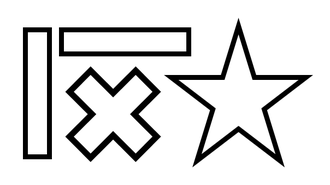
#> input picture assignment1/A1_Images/shapes.png, 330 x 185 px, shrunk from 604 x 338 before the run, given in place of lenna.png, which was not available
$ python A1_image_filtering.py
#> lines starting #> are read from the running program, lines starting #| are printed output that depends on the picture; pictures that were not available may be replaced by others from this repository, and a replacement may not be noted
import matplotlib.pyplot as plt
import numpy as np
import math
import cv2
import time


def cross_correlation_1d(img, kernel):  # 11,1 -> 1, 11
    img_h = img.shape[0]
    img_w = img.shape[1]
    if kernel.shape[0] != 1:  # 수평
        pad_size = kernel.shape[0] // 2
    else:  # 수직
        pad_size = kernel.shape[1] // 2
    img_size = len(img)

    # 패딩
    for i in range(pad_size):
        if kernel.shape[0] != 1:  # (11, 1)
            img = np.insert(img, img_h + i * 2, img[-1], axis=0)
            img = np.insert(img, 0, img[0], axis=0)
        else:  # (1, 11)
            img = np.insert(img, img_w + i * 2, img.T[-1], axis=1)
            img = np.insert(img, 0, img.T[0], axis=1)

    # filtering
    new_img = np.zeros((img_h, img_w), dtype=float)

    if kernel.shape[0] == 1:  # (1, 11)
        for i in range(0, img.shape[0]):
            for j in range(0 + pad_size, img.shape[1] - pad_size):
                new_img[i][j - pad_size] += sum(sum(kernel * img[i, j - pad_size:j + pad_size + 1]))
    else:  # # (11, 1)
        for i in range(0 + pad_size, img.shape[0] - pad_size):
            for j in range(0, img.shape[1]):
                new_img[i - pad_size][j] += sum(kernel * img[i - pad_size:i + pad_size + 1, j])

    return new_img


def cross_correlation_2d(img, kernel):
    # h, w = kernel.shape
    img_h = img.shape[0]
    img_w = img.shape[1]
    pad_size = kernel.shape[0] // 2

    # 패딩
    for i in range(pad_size):
        img = np.insert(img, img_h + i * 2, img[-1], axis=0)
        img = np.insert(img, 0, img[0], axis=0)
        img = np.insert(img, img_w + i * 2, img.T[-1], axis=1)
        img = np.insert(img, 0, img.T[0], axis=1)

    # filtering 계산
    new_img = np.zeros((img_h, img_w), dtype=float)

    for i in range(0 + pad_size, img.shape[0] - pad_size):
        for j in range(0 + pad_size, img.shape[1] - pad_size):
            # print(img[i - pad_size:i + pad_size + 1, j - pad_size:j + pad_size + 1])
            new_img[i - pad_size][j - pad_size] += sum(sum(kernel * img[i - pad_size:i + pad_size + 1,
                                                                    j - pad_size:j + pad_size + 1]))

    return new_img


def get_gaussian_filter_1d(size, sigma):
#> called with size = 5, sigma = 1
    kernel = np.zeros(size, dtype=float)
    avg = size // 2  # 2
    for i in range(0, avg + 1):
        val = (1 / (2 * math.pi * sigma * sigma)) * math.exp((-1 * (i - avg) ** 2) / (2 * sigma ** 2))
        kernel[i] += val
        if i != avg:
            kernel[size - i - 1] += val

    kernel = kernel / sum(kernel)
    return kernel

    # print(np.dot(kernel.reshape(-1, 1), kernel.reshape(1, -1))) -> 2d


def get_gaussian_filter_2d(size, sigma):
    kernel = get_gaussian_filter_1d(size, sigma)
    kernel_2d = np.dot(kernel.reshape(-1, 1), kernel.reshape(1, -1))
    return kernel_2d
    # return kernel_2d / sum(sum(kernel_2d))


if __name__ == "__main__":
    IMAGE_FILE_PATH = ['../lenna.png', '../shapes.png']  # 이미지 파일
    # [4 lines of commented-out code are left out]
    print(get_gaussian_filter_1d(5, 1))
    print(get_gaussian_filter_2d(5, 1))
    for image in IMAGE_FILE_PATH:
        rd_img = cv2.imread(image, cv2.IMREAD_GRAYSCALE)
#> rd_img is the input picture: shape (185, 330); min 0, max 255, mean 222.4
        ker = [5, 11, 17]
        sig = [1, 6, 11]
        images = []

        for i in ker:
            tmp = []
            for j in sig:
                kernel = get_gaussian_filter_1d(i, j)
                tmp_img = cross_correlation_1d(cross_correlation_1d(rd_img, kernel.reshape(1, -1)), kernel)
                text = str(i) + "x" + str(i) + " s=" + str(j)
                tmp_img = cv2.putText(tmp_img, text, (20, 40), cv2.FONT_HERSHEY_PLAIN, 2, (0, 0, 0), 2)
                tmp.append(tmp_img)
            images.append(np.hstack(tmp))
#> after the loop, images = 3 items


        conc_image = np.vstack(images)
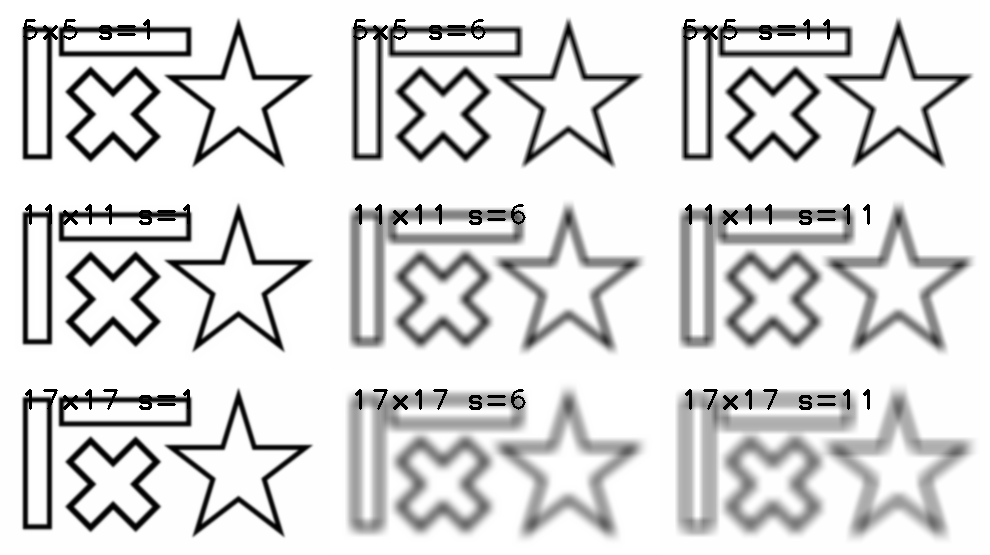
#> conc_image: shape (555, 990) float64; min 0, max 255, mean 220; drawn with min black and max white

        # 이미지 저장
        img_name = image.split("/")
        img_path = './result/part_1_gaussian_filtered_' + img_name[-1]
        cv2.imwrite(img_path, conc_image)

        cv2.namedWindow('image')
        cv2.imshow('image', cv2.imread(img_path, cv2.IMREAD_GRAYSCALE))
        cv2.waitKey(0)

        #1-2. d: 1d와 2d 비교
        #1D
        kernel = get_gaussian_filter_1d(11, 11)
#> kernel = [0.0854, 0.0886, 0.0912, 0.0931, 0.0943, 0.0947, 0.0943, 0.0931, 0.0912, 0.0886, 0.0854]
        before_cross_sum = sum(sum(rd_img))
#> before_cross_sum = 40166
        start = time.time()
        tmp_img_1d = cross_correlation_1d(cross_correlation_1d(rd_img, kernel.reshape(1, -1)), kernel)
#> after the loop in cross_correlation_1d (call 19), `for i in range(pad_size):`:
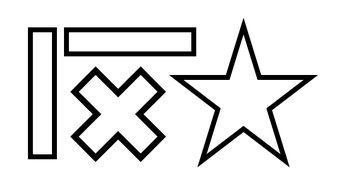
#> img: shape (185, 340); min 0, max 255, mean 223.3
#> in cross_correlation_1d (call 19), `new_img = np.zeros((img_h, img_w), dtype=float)`: new_img: shape (185, 330) float64; every value is 0
#> after the loop in cross_correlation_1d (call 19), `for i in range(0, img.shape[0]):`:
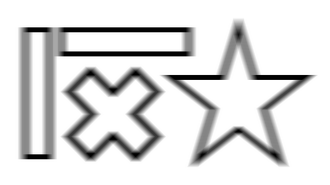
#> new_img: shape (185, 330) float64; min 0, max 255, mean 222.4
#> after the loop in cross_correlation_1d (call 20), `for i in range(pad_size):`:
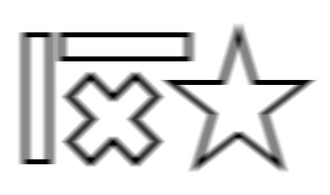
#> img: shape (195, 330) float64; min 0, max 255, mean 224
#> after the loop in cross_correlation_1d (call 20), `for i in range(0 + pad_size, img.shape[0] - pad_size):`:
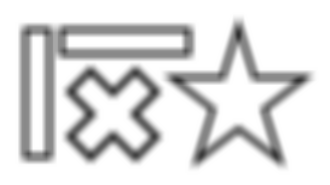
#> new_img: shape (185, 330) float64; min 47.71, max 255, mean 222.4
        print("1D computation time :", time.time() - start)

        #2D
        kernel = get_gaussian_filter_2d(11, 11)
        start = time.time()
        tmp_img_2d = cross_correlation_2d(rd_img, kernel)
#> after the loop in cross_correlation_2d, `for i in range(pad_size):`:
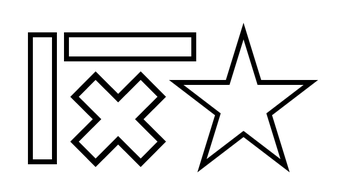
#> img: shape (195, 340); min 0, max 255, mean 224.9
        print("2D computation time :", time.time() - start)

        #sum of (absolute) intensity differences
        pixel_wise_dif = tmp_img_1d - tmp_img_2d
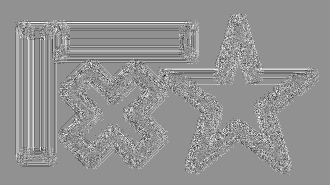
#> pixel_wise_dif: shape (185, 330) float64; min -1.14e-13, max 8.53e-14, mean 1.19e-15; drawn with min black and max white
        cv2.namedWindow('pixel_wise_dif image')
        cv2.imshow('pixel_wise_dif image', pixel_wise_dif)
        cv2.waitKey(0)

        print("pixel_wise_dif", np.sum(np.sum(np.abs(pixel_wise_dif))))
#| pixel_wise_dif 4.6284043264677166e-10


    # [8 lines of commented-out code are left out]
